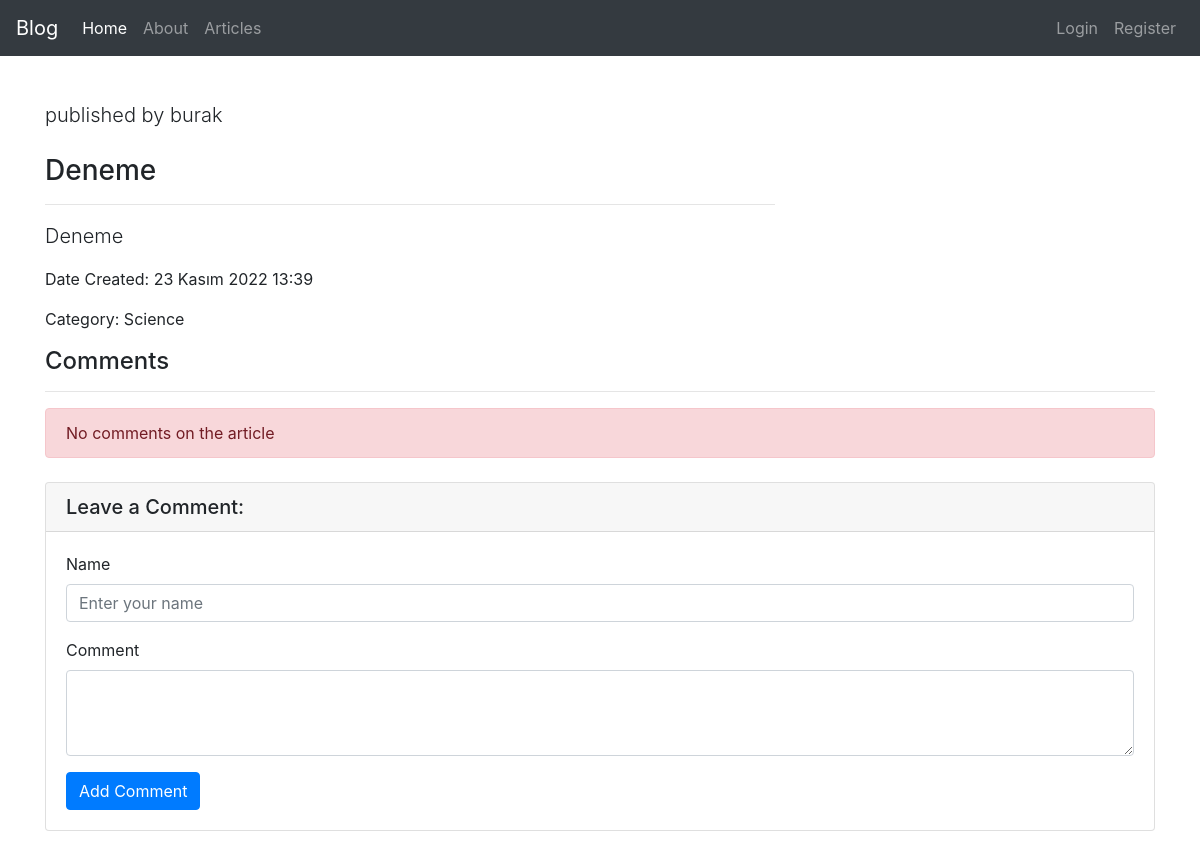
The app's page /articles/article/1, older data.
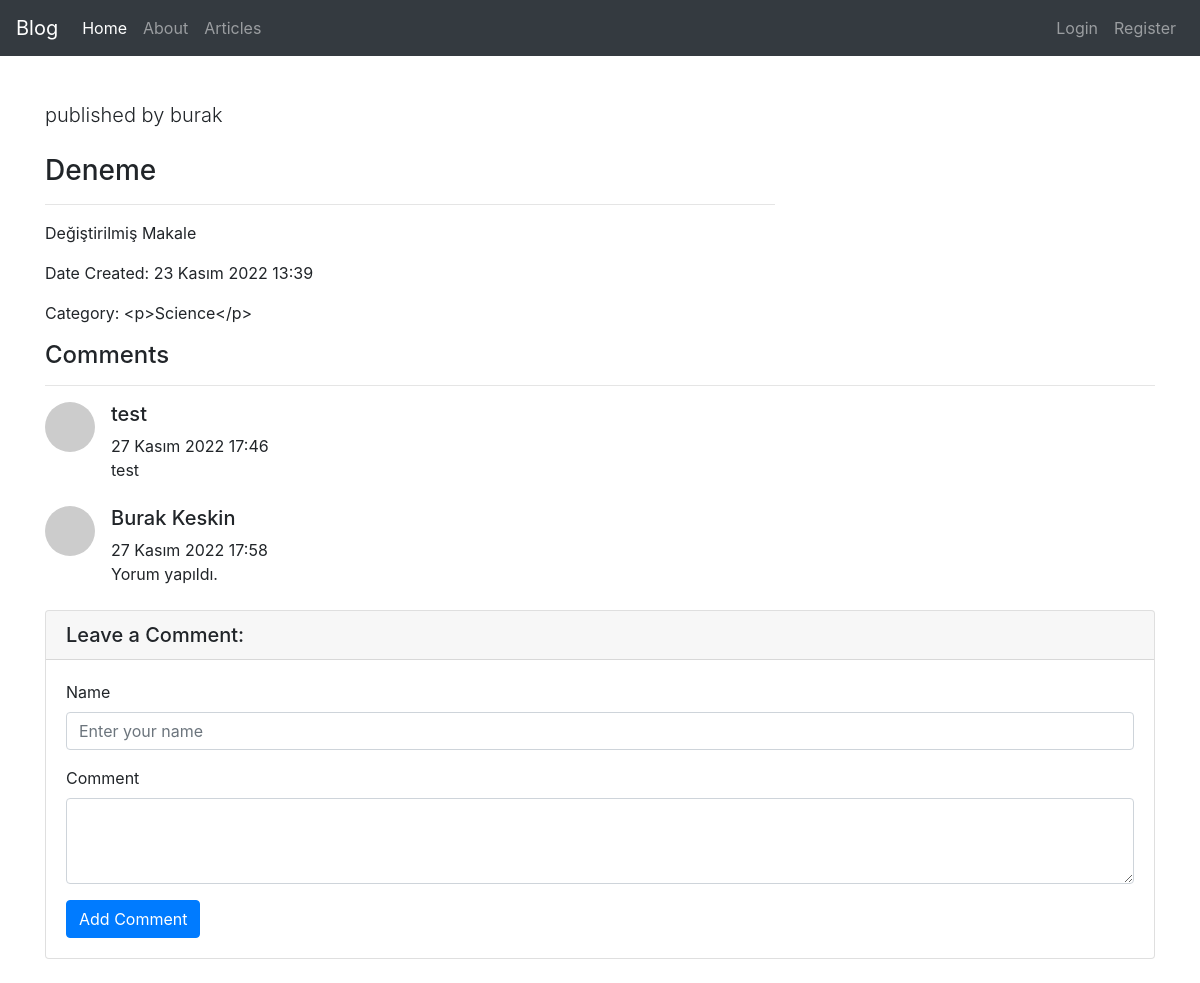
The same page, newer data.
### article/models.py (models this page shows, shortened)
class Article(models.Model):
    author = models.ForeignKey("auth.User",on_delete= models.CASCADE,verbose_name = "author ")
    title = models.CharField(max_length=50,verbose_name = "Title ")
    content = RichTextField()
    created_date = models.DateTimeField(auto_now_add=True)
    category = RichTextField()
    article_image = models.FileField(blank=True,null=True,verbose_name="Add photo to article")

class Comment(models.Model):
    article = models.ForeignKey(Article,on_delete=models.CASCADE,verbose_name="article",related_name="comments")
    comment_author = models.CharField(max_length=50,verbose_name="name")
    comment_content = models.CharField(max_length=200,verbose_name="comment")
    comment_date = models.DateTimeField(auto_now_add=True)

### article/views.py (the view)
# urls.py: path('article/<int:id>',views.detail,name = "detail"),
def detail(request,id):
    article = get_object_or_404(Article,id = id)
    comments = article.comments.all()
    return render(request=request,template_name="detail.html",context={"article" : article,"comments":comments})

### templates/detail.html (shortened to what this page needs)
{% extends 'layout.html' %}
{% block body %}
<div class="row">
    <div class="col-lg-8">
      <p class="lead">
        published by {{article.author.username}}
      </p>
<h3 class="mt-4">{{article.title}}</h3>
      <hr>
      <p class="lead">
        {{article.content|safe}}
    </p>
    <p>Date Created: {{article.created_date}}</p>
    <p>Category: {{article.category}}</p>
  </div>
</div>
<h4>Comments</h4>
<hr>
{% if comments %}
{% for comment in comments  %}
        <div class="media mb-4">
          <img class="d-flex mr-3 rounded-circle" src="http://placehold.it/50x50" alt="">
          <div class="media-body">
            <h5 class="mt-0">{{comment.comment_author}}</h5>
            {{comment.comment_date}} <br>
            {{comment.comment_content}}
          </div>
        </div>
      {% endfor %}
{% else %}
<div class = "alert alert-danger">
  No comments on the article
</div>
{% endif %}
<div class="card my-4">
  <h5 class="card-header">Leave a Comment:</h5>
  <div class="card-body">
    <form method = "post" action = "{% url 'article:comment' article.id %}">
      <div class="form-group">
        <label for="formGroupExampleInput">Name</label>
        <input name = "comment_author" type="text" class="form-control" id="formGroupExampleInput" placeholder="Enter your name">
      </div>
    <div class="form-group">
        <label for="formGroupExampleInput">Comment</label>
      <textarea name = "comment_content" class="form-control" rows="3"></textarea>
    </div>
      <button type="submit" class="btn btn-primary">Add Comment</button>
    </form>
  </div>
</div>
{% endblock body %}

Row changes from the older to the newer data that the page shows:
changed Article "Deneme": content "Deneme" → "Değiştirilmiş Makale"; category "Science" → "<p>Science</p>"
added Comment: comment_author "test", comment_date "27 Kasım 2022 17:46", comment_content "test"
added Comment: comment_author "Burak Keskin", comment_date "27 Kasım 2022 17:58", comment_content "Yorum yapıldı."
Text that changed along with them:
text no longer shown: "No comments on the article"
